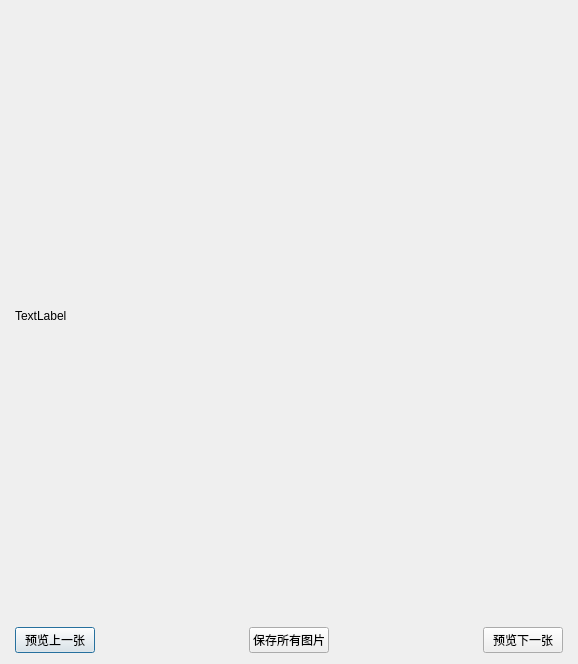
<?xml version="1.0" encoding="UTF-8"?>
<ui version="4.0">
 <class>Dialog</class>
 <widget class="QDialog" name="Dialog">
  <property name="geometry">
   <rect>
    <x>0</x>
    <y>0</y>
    <width>578</width>
    <height>664</height>
   </rect>
  </property>
  <property name="windowTitle">
   <string>Image</string>
  </property>
  <layout class="QVBoxLayout" name="verticalLayout" stretch="14,0">
   <property name="leftMargin">
    <number>15</number>
   </property>
   <property name="rightMargin">
    <number>15</number>
   </property>
   <item>
    <layout class="QVBoxLayout" name="verticalLayout_2">
     <item>
      <widget class="QLabel" name="label">
       <property name="sizePolicy">
        <sizepolicy hsizetype="Minimum" vsizetype="Preferred">
         <horstretch>0</horstretch>
         <verstretch>0</verstretch>
        </sizepolicy>
       </property>
       <property name="text">
        <string>TextLabel</string>
       </property>
      </widget>
     </item>
    </layout>
   </item>
   <item>
    <layout class="QHBoxLayout" name="horizontalLayout">
     <item>
      <widget class="QPushButton" name="buttonup">
       <property name="sizePolicy">
        <sizepolicy hsizetype="Minimum" vsizetype="Preferred">
         <horstretch>0</horstretch>
         <verstretch>0</verstretch>
        </sizepolicy>
       </property>
       <property name="text">
        <string>预览上一张</string>
       </property>
      </widget>
     </item>
     <item>
      <spacer name="horizontalSpacer">
       <property name="orientation">
        <enum>Qt::Horizontal</enum>
       </property>
       <property name="sizeHint" stdset="0">
        <size>
         <width>40</width>
         <height>20</height>
        </size>
       </property>
      </spacer>
     </item>
     <item>
      <widget class="QPushButton" name="savebutton">
       <property name="sizePolicy">
        <sizepolicy hsizetype="Minimum" vsizetype="Preferred">
         <horstretch>0</horstretch>
         <verstretch>0</verstretch>
        </sizepolicy>
       </property>
       <property name="text">
        <string>保存所有图片</string>
       </property>
      </widget>
     </item>
     <item>
      <spacer name="horizontalSpacer_2">
       <property name="orientation">
        <enum>Qt::Horizontal</enum>
       </property>
       <property name="sizeHint" stdset="0">
        <size>
         <width>40</width>
         <height>20</height>
        </size>
       </property>
      </spacer>
     </item>
     <item>
      <widget class="QPushButton" name="buttondown">
       <property name="sizePolicy">
        <sizepolicy hsizetype="Minimum" vsizetype="Preferred">
         <horstretch>0</horstretch>
         <verstretch>0</verstretch>
        </sizepolicy>
       </property>
       <property name="text">
        <string>预览下一张</string>
       </property>
      </widget>
     </item>
    </layout>
   </item>
  </layout>
 </widget>
 <resources/>
 <connections/>
</ui>
